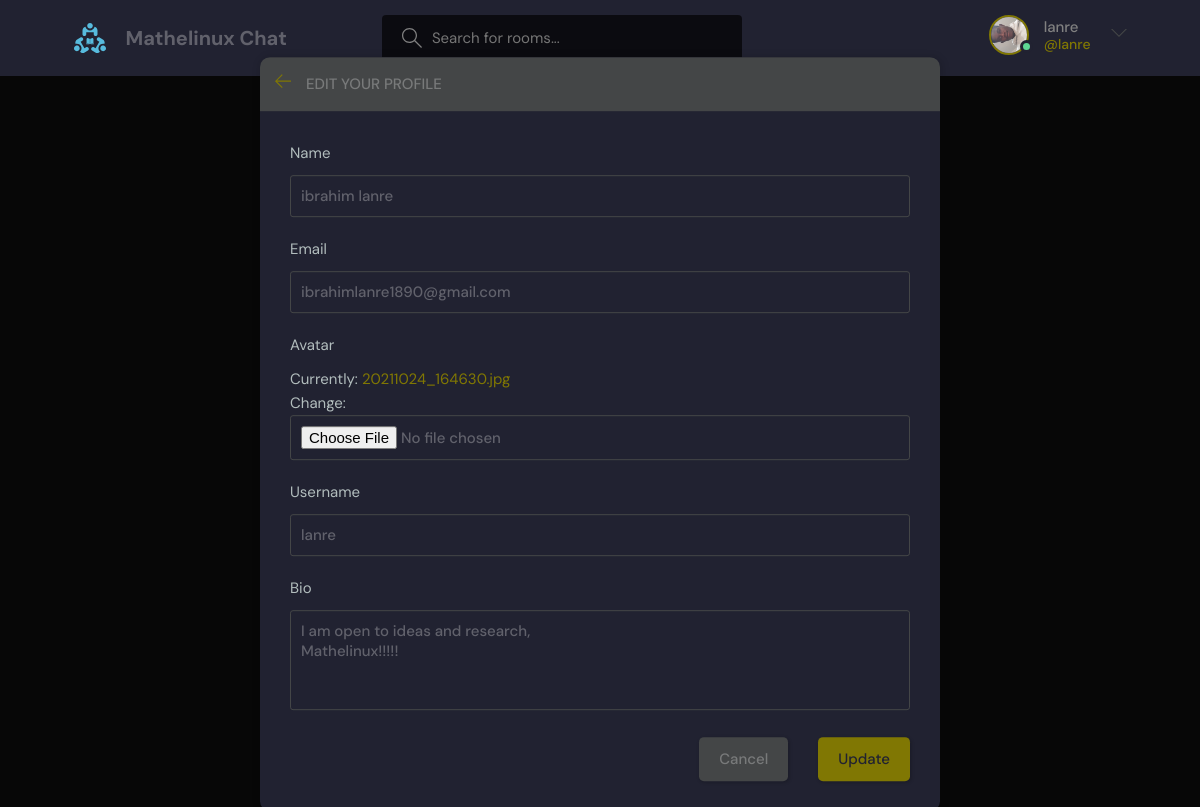
The page /update-user/ (signed in) on the database its author committed.
### base/models.py (models this page shows)
class User(AbstractUser):
	name = models.CharField(max_length=200, null=True)
	email = models.EmailField( unique= True , null= True)
	bio = models.TextField(null= True)
	avatar = models.ImageField(null=True, default="avatar.svg")
	USERNAME_FIELD = 'email'
	REQUIRED_FIELDS = []

### base/views.py (the view)
# urls.py: path('update-user/', views.update_user, name='update-user'),
@login_required(login_url = 'login')
def update_user(request):
    user = request.user
    form = UserForm(instance = user )
    if request.method == 'POST':
        form = UserForm(request.POST, request.FILES,instance= user)
        if form.is_valid():
            form.save()
            return redirect('profile', pk = user.id )
    return render(request, 'base/update-user.html', {'form':form})

### base/forms.py
class UserForm(ModelForm):
	class Meta:
		model = User
		fields = ['name','email','avatar','username', 'bio']

### base/templates/base/update-user.html (shortened to what this page needs)
{% extends  'main.html' %}
{% block content %}
    <main class="update-account layout">
        <div class="container">
            <div class="layout__box">
                <div class="layout__boxHeader">
                    <div class="layout__boxTitle">
                        <a href="{% url 'home' %}">
                            <svg version="1.1" xmlns="http://www.w3.org/2000/svg" width="32" height="32"
                                viewBox="0 0 32 32">
                                <title>arrow-left</title>
                                <path
                                    d="M13.723 2.286l-13.723 13.714 13.719 13.714 1.616-1.611-10.96-10.96h27.625v-2.286h-27.625l10.965-10.965-1.616-1.607z">
                                </path>
                            </svg>
                        </a>
                        <h3>Edit your profile</h3>
                    </div>
                </div>
                <div class="layout__body">
                    <form class="form" action="" method="POST" enctype="multipart/form-data">
                      {% for field in form %}
                        <div class="form__group">
                          <label for="profile_pic">{{ field.label }}</label>
                          {{ field }}
                        </div>
                        {% endfor %}
                        <div class="form__action">
                            <a class="btn btn--dark" href="{% url 'home' %}">Cancel</a>
                            <button class="btn btn--main" type="submit">Update</button>
                        </div>
                    </form>
                </div>
            </div>
        </div>
    </main>
{% endblock content %}

### templates/navbar.html (shortened to what this page needs)
{% load static %}
<header class="header header--loggedIn">
  <div class="container">
    <a href="{% url 'home' %}" class="header__logo">
      <img src="{%  static 'images/logo.svg' %}" />
      <h1>Mathelinux Chat</h1>
    </a>
    <form class="header__search" method="GET" action="{% url 'home'  %}">
      <label>
        <input name="q" placeholder="Search for rooms..." />
      </label>
    </form>
    <nav class="header__menu">
      {% if request.user.is_authenticated %}
      <div class="header__user">
        <a href="{%  url 'update-user' %}">
          <div class="avatar avatar--medium active">
            <img src="{{request.user.avatar.url}}" />
          </div>
          <p>{{request.user.username}} <span>@{{request.user.username}}</span></p>
        </a>
        <button class="dropdown-button">
          <svg version="1.1" xmlns="http://www.w3.org/2000/svg" width="32" height="32" viewBox="0 0 32 32">
            <title>chevron-down</title>
            <path d="M16 21l-13-13h-3l16 16 16-16h-3l-13 13z"></path>
          </svg>
        </button>
      </div>
      {% else %}
      <a href="{% url 'login' %}">
        <img src="{% static 'images/avatar.svg' %}" />
        <p>LOGIN</p>
      </a>
      {% endif %}
    </nav>
  </div>
</header>

### rows shown on the page
User: user.avatar (picture), user.username "lanre", form "ibrahim lanre" "ibrahimlanre1890@gmail.com" "lanre" "I am open to ideas and research, Mathelinux!!!!!"

### other values the page prints
{{ field.label }} "Name" "Email" "Avatar" "Username" "Bio"
